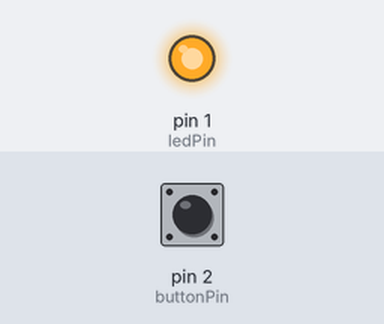
The sketch below on a simulated Arduino Uno, built with avr-gcc and run on an emulated ATmega328P. On the bench: output pins drawn as LEDs (lit = HIGH). The test bench sets the inputs (shaded band); at power-on: pin 2 (buttonPin) HIGH.

Above: at 0.1 s.
At 0.7 s:
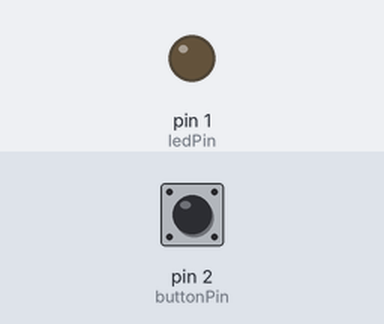
Timing chart, 0 to 2.2 s (numbered marks = the images above):
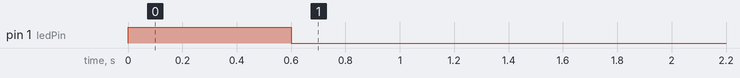

Measured:
- by itself, pin 1 (ledPin): HIGH → LOW at 0.60 s

The sketch:

attiny_RF_remote.ino
```cpp
#include <RCSwitch.h>        // https://github.com/sui77/rc-switch
RCSwitch mySwitch = RCSwitch();
const int buttonPin = 2;    // the number of the pushbutton pin
const int ledPin = 1;      // the number of the LED pin

int ledState = HIGH;         // the current state of the output pin
int buttonState;             // the current reading from the input pin
int lastButtonState = LOW;   // the previous reading from the input pin

unsigned long lastDebounceTime = 0;  // the last time the output pin was toggled
unsigned long debounceDelay = 50;    // the debounce time; increase if the output flickers

void setup() {
  mySwitch.enableTransmit(0);
  pinMode(buttonPin, INPUT_PULLUP);
  pinMode(ledPin, OUTPUT);

  digitalWrite(ledPin, ledState); // set initial LED state
}

void loop() {
  // read the state of the switch into a local variable:
  int reading = digitalRead(buttonPin);

  // check to see if you just pressed the button
  // (i.e. the input went from LOW to HIGH), and you've waited long enough
  // since the last press to ignore any noise:

  // If the switch changed, due to noise or pressing:
  if (reading != lastButtonState) {
    // reset the debouncing timer
    lastDebounceTime = millis();
  }

  if ((millis() - lastDebounceTime) > debounceDelay) {
    // whatever the reading is at, it's been there for longer than the debounce
    // delay, so take it as the actual current state:

    // if the button state has changed:
    if (reading != buttonState) {
      buttonState = reading;

      // only toggle the LED if the new button state is HIGH
      if (buttonState == HIGH) {
        ledState = !ledState;
        //send the RC code
        mySwitch.send(6662225, 24);
        delay(100);
      }
      if (buttonState == LOW) {
        ledState = !ledState;
      }
    }
  }

  // set the LED:
  digitalWrite(ledPin, ledState);

  // save the reading. Next time through the loop, it'll be the lastButtonState:
  lastButtonState = reading;
}
```
